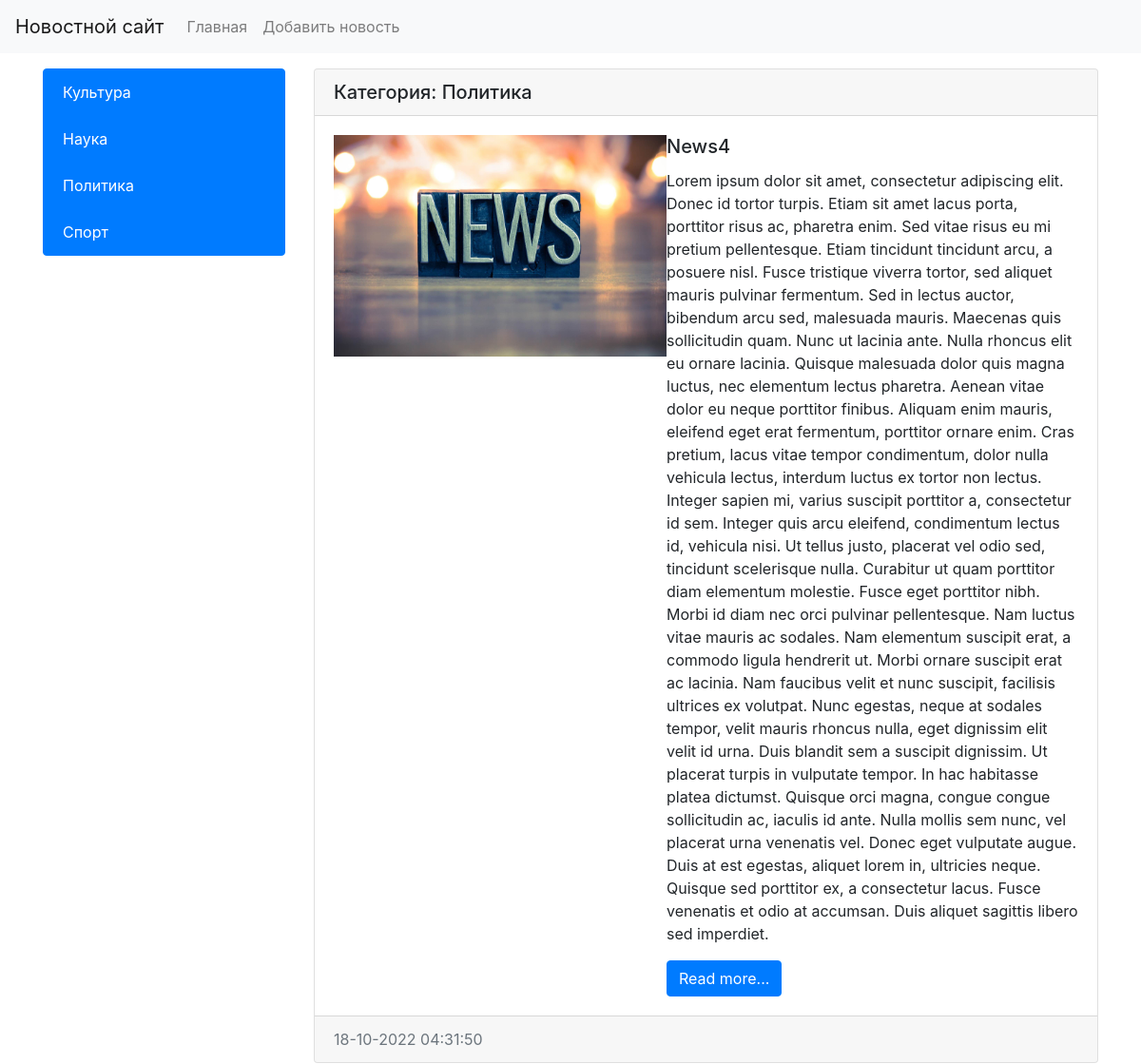
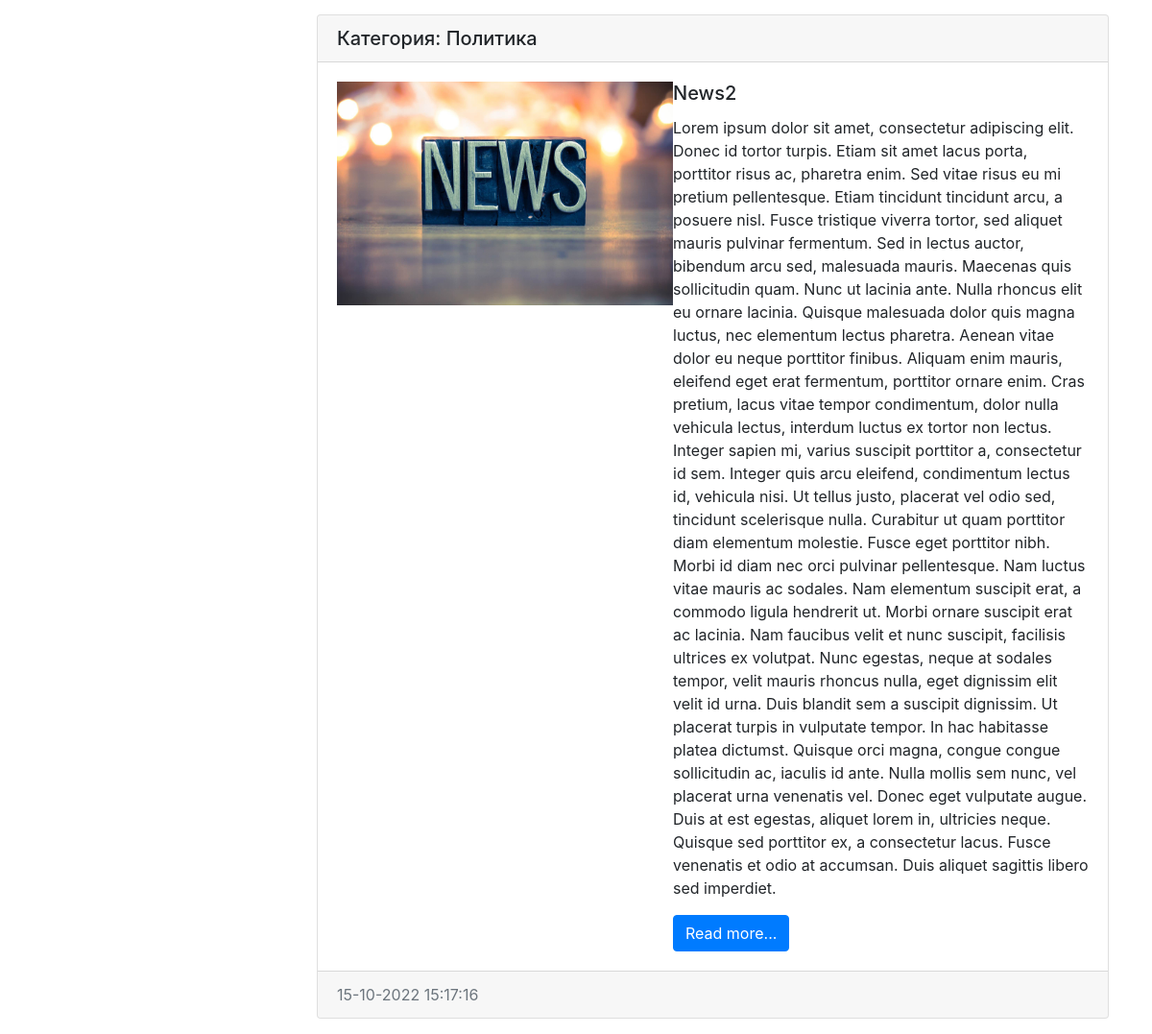
Screenshot of /category/3/ with the database file from the repository (2 pictures, top to bottom).
### news/models.py (models this page shows, shortened)
class Category(models.Model):
    title = models.CharField(max_length=150, db_index=True, verbose_name='Наименование категории')
    class Meta:
        verbose_name = 'Категория'
        verbose_name_plural = 'Категории'
        ordering = ['title'] #сортировка

class News(models.Model):
    title = models.CharField(max_length=150, verbose_name = 'Наименование')
    content = models.TextField(blank=True, verbose_name = 'Контент')
    created_at = models.DateTimeField(auto_now_add=True, verbose_name = 'Дата публикации')
    updated_at = models.DateTimeField(auto_now=True, verbose_name = 'Обновлено')
    photo = models.ImageField(upload_to='photos/%Y/%m/%d/', verbose_name = 'Фото', blank=True)
    is_published = models.BooleanField(default=True, verbose_name = 'Опубликовано')
    category = models.ForeignKey('Category', on_delete=models.PROTECT, null=True, verbose_name='Категория') #связь с таблицей категориями линковка
    class Meta:
        verbose_name = 'Новость'
        verbose_name_plural = 'Новости'
        ordering = ['-created_at'] #сортировка

### news/views.py (the view)
# urls.py: path('category/<int:category_id>/', get_category, name='category'),
def get_category(request, category_id):
    news = News.objects.filter(category_id=category_id)
    categories = Category.objects.all()
    category = Category.objects.get(pk=category_id)
    return render(request, 'news/category.html', {'news': news, 'categories': categories, 'category': category})

### news/templates/news/category.html (shortened to what this page needs)
{% extends 'base.html' %}
{% block sidebar %}
        <div class="col-md-3">
            <div class="list-group">
                {% for item_category in categories %}
                <a href="{% url 'category' item_category.pk %}" class="list-group-item list-group-item-action active" aria-current="true">{{ item_category.title }}</a>
                {% endfor %}
            </div>
        </div>
{% endblock %}
{% block content %}
             <div class="col-md-9">
            {% for item in news %}
            <div class="card mb-3">
                <h5 class="card-header">Категория: {{ item.category.title }}</h5>
                <div class="card-body">
                    <div class="media">
                        {% if item.photo%}
                        <img src="{{ item.photo.url }}" alt="" width="350" height="233">
                        {% else %}
                        <img src="../../../media/photos/2022/10/16/icon19.jpg" alt="" width="350">
                        {% endif %}
                        <div class="media-body">
                          <h5 class="card-title">{{ item.title }}</h5>
                          <p class="card-text">{{ item.content }}</p>
                          <a href="#" class="btn btn-primary">Read more...</a>
                        </div>
                    </div>
                </div>
                <div class="card-footer text-muted">
                    {{ item.created_at|date:"d-m-Y H:i:s" }}
                </div>
            </div>
            {% endfor %}
        </div>
{% endblock %}

### rows the page displays
Category: title "Культура"
Category: title "Наука"
Category: title "Политика"
Category: title "Спорт"
News: category "Политика", title "News4", content "Lorem ipsum dolor sit amet, consectetur adipiscing elit. Donec id tortor turpis. Etiam sit amet lacus porta, porttitor risus ac, pharetra enim. Sed vitae risus eu mi pretium pellentesque. Etiam tincidunt tincidunt arcu, a posuere nisl. Fusce tristique viverra tortor, sed aliquet mauris pulvinar fermentum. Sed in lectus auctor, bibendum arcu sed, malesuada mauris. Maecenas quis sollicitudin quam. Nunc ut lacinia ante. Nulla rhoncus elit eu ornare lacinia. Quisque malesuada dolor quis magna luctus, nec elementum lectus pharetra. Aenean vitae dolor eu neque porttitor finibus. Aliquam enim mauris, eleifend eget erat fermentum, porttitor ornare enim. Cras pretium, lacus vitae tempor condimentum,…", created_at "18-10-2022 04:31:50"
News: category "Политика", title "News2", content "Lorem ipsum dolor sit amet, consectetur adipiscing elit. Donec id tortor turpis. Etiam sit amet lacus porta, porttitor risus ac, pharetra enim. Sed vitae risus eu mi pretium pellentesque. Etiam tincidunt tincidunt arcu, a posuere nisl. Fusce tristique viverra tortor, sed aliquet mauris pulvinar fermentum. Sed in lectus auctor, bibendum arcu sed, malesuada mauris. Maecenas quis sollicitudin quam. Nunc ut lacinia ante. Nulla rhoncus elit eu ornare lacinia. Quisque malesuada dolor quis magna luctus, nec elementum lectus pharetra. Aenean vitae dolor eu neque porttitor finibus. Aliquam enim mauris, eleifend eget erat fermentum, porttitor ornare enim. Cras pretium, lacus vitae tempor condimentum,…", created_at "15-10-2022 15:17:16"
